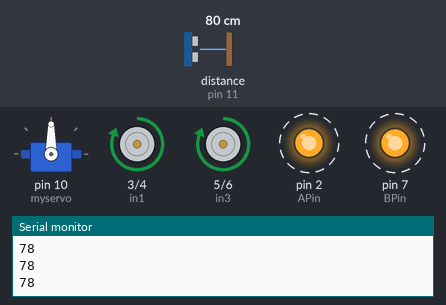
A sketch run on a simulated Arduino Uno, built with avr-gcc and run on an emulated ATmega328P. Shown: servo, motor-driver pin pairs drawn as motors (green arrow = first pin HIGH = forward, orange = second pin HIGH = backward, longer = more drive), output pins drawn as LEDs (lit = HIGH), the last lines printed to the serial monitor. Wiring (inferred from the names in the program): ultrasonic range finder: trigger pin 12; echo pin 11. Dashed ring = blinking. The inputs (shaded band) are chosen by the test bench; at power-on: distance to the obstacle (sensor on pin 11) 80 cm. The echo pulse lasts 58.3 µs per cm; pins used as bus, display or sensor lines are not drawn.

Above: at 1.2 s.
1.3 s: distance to the obstacle (sensor on pin 11) set to 17 cm
4.3 s: distance to the obstacle (sensor on pin 11) set to 14 cm
At 4.81 s:
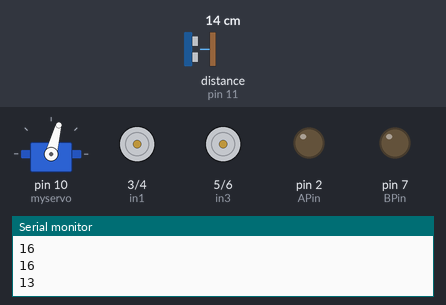
At 5.41 s:
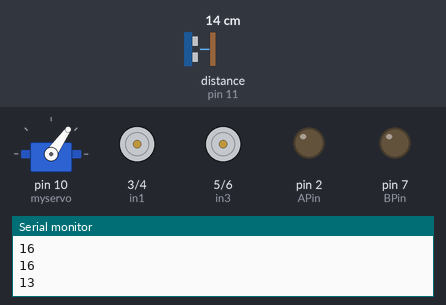
7.3 s: distance to the obstacle (sensor on pin 11) set to 35 cm
10.3 s: distance to the obstacle (sensor on pin 11) set to 250 cm
At 18.3 s:
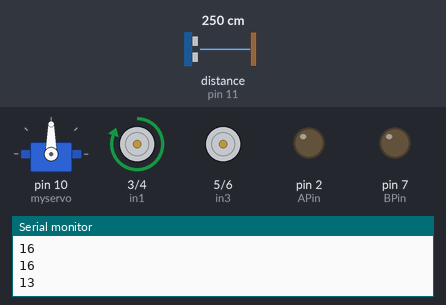
Timing chart, 0 to 18.6 s (numbered marks = the images above; inputs shaded):
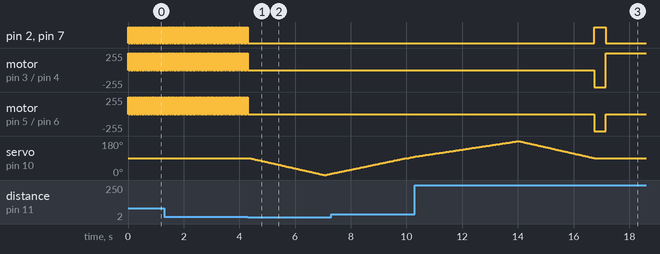

Measured:
- the behaviour switches between 16 and 15 cm on distance to the obstacle (sensor on pin 11) (found by bisection; images 0 and 1)
- after the input at 4.3 s, pin 2 (APin), pin 7 (BPin): stops changing and stays LOW; motor on pin 3 (in1) / pin 4 (in2), motor on pin 5 (in3) / pin 6 (in4): stops changing and stays stopped
- by itself, pin 2 (APin), pin 7 (BPin): alternates HIGH for 0.03 s and LOW for 0.03 s
- by itself, motor on pin 3 (in1) / pin 4 (in2), motor on pin 5 (in3) / pin 6 (in4): alternates forward 255/255 for 0.03 s and stopped for 0.03 s
- by itself, servo on pin 10 (myservo): rises from 97° to 179° in 3.7 s, then falls to 90° in 2.8 s

The sketch:

kevin_arduino.ino
```cpp
#include <Servo.h>
const int APin=2;
const int BPin=7;
const int in1=3;
const int in2=4;
const int in3=5;
const int in4=6;
int n4,n5;
int n1,n2;
int trigPin=12;
int echoPin=11;
long duration, distance;
Servo myservo;
void motorForward()
{
  analogWrite(APin, 255);
  analogWrite(BPin, 250);
  digitalWrite(in1, HIGH);
  digitalWrite(in2, LOW);
  digitalWrite(in3, HIGH);
  digitalWrite(in4, LOW);
}
void motorBackward()
{
  analogWrite(APin, 255);
  analogWrite(BPin, 250);
  digitalWrite(in1, LOW);
  digitalWrite(in2, HIGH);
  digitalWrite(in3, LOW);
  digitalWrite(in4, HIGH);
  delay(20);
}
void Stop()
{
  analogWrite(APin, 0);
  analogWrite(BPin, 0);
  digitalWrite(in1, LOW);
  digitalWrite(in2, LOW);
  digitalWrite(in3, LOW);
  digitalWrite(in4, LOW);
}
void motorRight()
{
  analogWrite(APin, 120);
  analogWrite(BPin, 120);
  digitalWrite(in1, HIGH);
  digitalWrite(in2, LOW);
  digitalWrite(in3, LOW);
  digitalWrite(in4, LOW);
}
void motorLeft()
{
  analogWrite(APin, 120);
  analogWrite(BPin, 120);
  digitalWrite(in1, LOW);
  digitalWrite(in2, LOW);
  digitalWrite(in3, HIGH);
  digitalWrite(in4, LOW);
}
int calculateDistance()
{
  digitalWrite(trigPin, LOW);
  delayMicroseconds(2);
  digitalWrite(trigPin, HIGH);
  delayMicroseconds(10);
  digitalWrite(trigPin, LOW);
  duration = pulseIn(echoPin, HIGH);
  distance= duration*0.034/2;
  return distance;
}
int sonarLeft1()
{
  int n2=0;
  for(int i=0;i<=90;i++)
  {
    myservo.write(i);
    delay(30);
    distance = calculateDistance();
    if(distance<15)
    {
      n2++;
    }
  }
  delay(20);
  myservo.write(90);
  return n2;
}
int sonarLeft2()
{
  int n1=0;
  for(int i=90;i<=179;i++)
  {
    myservo.write(i);
    delay(30);
    distance = calculateDistance();
    if(distance<15)
    {
      n1++;
    }
  }
  delay(20);
  myservo.write(90);
  return n1;
}
int sonarRight1()
{
  for(int i=90;i>0;i--)
  {
    myservo.write(i);
    delay(30);
  }
  delay(20);
  myservo.write(90);
}
int sonarRight2()
{
  for(int i=179;i>90;i--)
  {
    myservo.write(i);
    delay(30);
  }
  delay(20);
  myservo.write(90);
}
void setup()
{
  Serial.begin(9600);
  pinMode(APin, OUTPUT);
  pinMode(BPin, OUTPUT);
  pinMode(in1, OUTPUT);
  pinMode(in2, OUTPUT);
  pinMode(in3, OUTPUT);
  pinMode(in4, OUTPUT);
  pinMode(trigPin, OUTPUT);
  pinMode(echoPin, INPUT);
  myservo.attach(10);
  myservo.write(90);
}
void loop()
{
  motorForward();
  delay(30);
  Stop();
  delay(30);
  distance = calculateDistance();
  Serial.print(distance);
  Serial.print("\n");
  if(distance<15)
  {
    delay(10);
    Stop();
    sonarRight1();
    n2=sonarLeft1();
    n1=sonarLeft2();
    sonarRight2();
    if(n1>10 && n2<10)
    {
      motorRight();
      delay(800);
      Stop();
    }
    else if(n2>10 && n1<10)
    {
      motorLeft();
      delay(800);
      Stop();
    }
    else if(n1>10 && n2>10)
    {
      motorBackward();
      delay(200);
      Stop();
      motorRight();
      delay(800);
      Stop();
    }
    else if(n1<10 && n2<10)
    {
      motorBackward();
      delay(400);
      Stop();
      motorRight();
      delay(1600);
      Stop();
    }
    else;
  }
  else;
}
```
